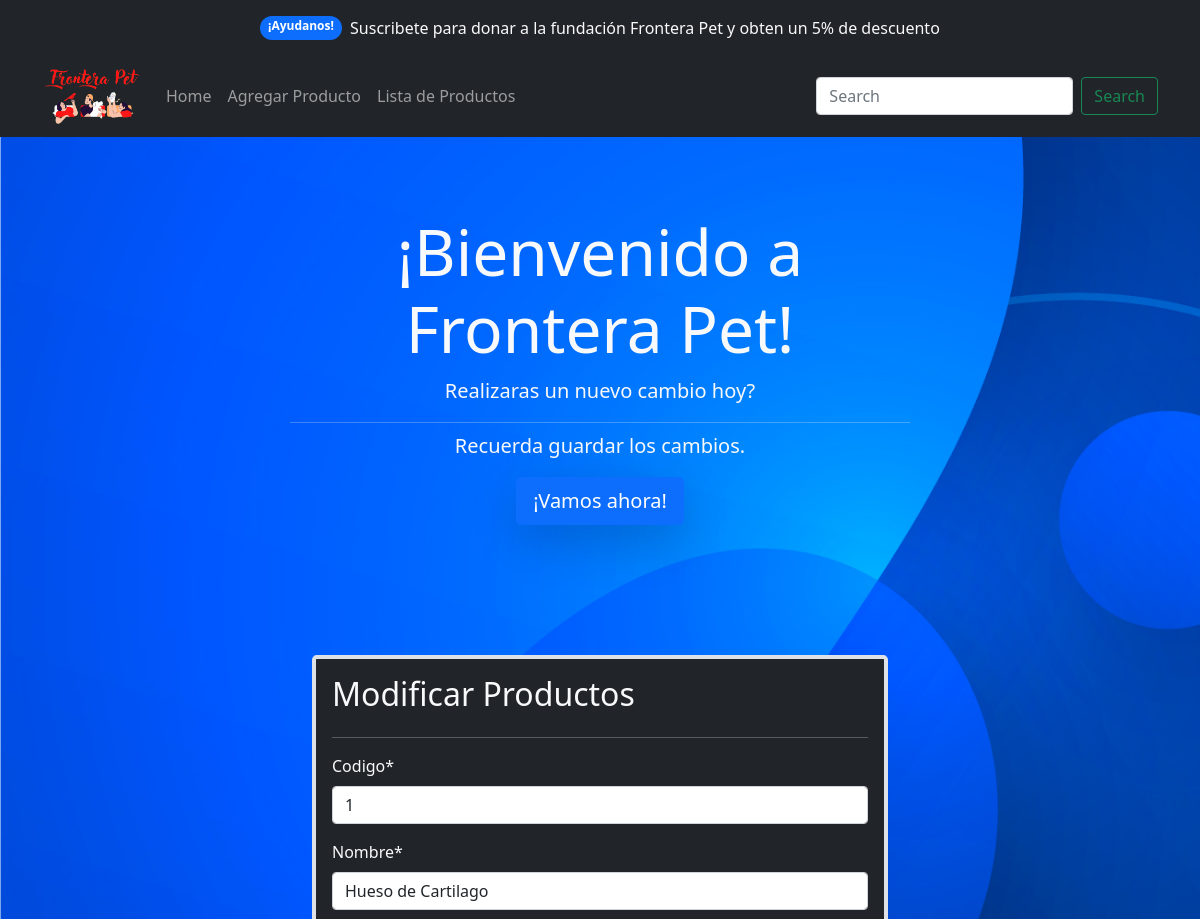
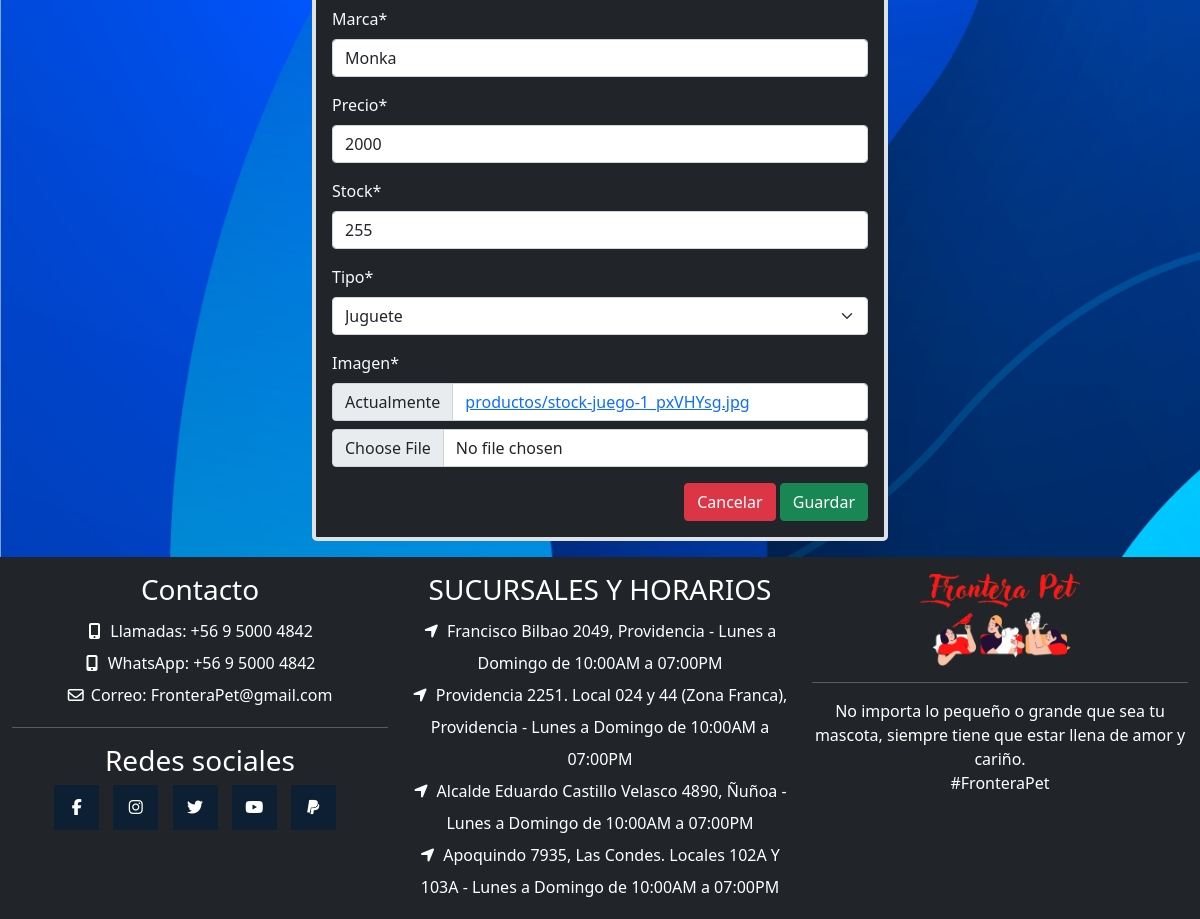
Page /modificarProducto/1/ on the committed database (2 pictures, top to bottom).
### app/models.py (models this page shows, shortened)
class Producto(models.Model):
    codigo = models.IntegerField(null=False,primary_key=True)
    nombre = models.CharField(max_length=60)
    marca = models.CharField(max_length=60)
    precio = models.IntegerField()
    stock = models.IntegerField()
    tipo = models.ForeignKey(TipoProducto, on_delete=models.CASCADE)
    imagen = models.ImageField(upload_to="productos", null=True)
    created_at = models.DateField(auto_now_add=True)
    update_at = models.DateField(auto_now=True)
    class Meta:
        db_table = 'db_Producto'

class TipoProducto(models.Model):
    tipo = models.CharField(max_length=60)
    def __str__(self):
        return self.tipo
    class Meta:
        db_table = 'db_tipo_Producto'

### app/views.py (the view)
# urls.py: path('modificarProducto/<codigo>/', modificarProducto, name='modificarProducto'),
def modificarProducto(request, codigo):
    producto = Producto.objects.get(codigo=codigo)
    datos = {
        'form' : ProductoForm(instance=producto)
    }
    if request.method == 'POST':
        formulario = ProductoForm(request.POST, files=request.FILES, instance=producto)
        if formulario.is_valid():
            formulario.save()
            datos['mensaje'] = "Producto modificado correctamente!"
            datos['form'] = formulario
    return render(request, 'app/productos/modificarProducto.html', datos)

### app/forms.py
class ProductoForm (forms.ModelForm):
    nombre = forms.CharField(min_length=10,max_length=20)
    precio = forms.IntegerField(min_value=400)
    class Meta:
        model = Producto
        fields = '__all__'

### app/templates/app/productos/modificarProducto.html (shortened to what this page needs)
{% extends 'app/base_admin.html' %}
{% load static %}
{% load crispy_forms_tags %}
{% block contenido %}
<div class="container-fluid">
    <div class="row">
        <div class="col-lg-12 mt-3 mb-3">
            <div class="row">
                <div class="col-12 col-md-6 offset-md-3">
                    <div class="card bg-dark text-light border border-4 rounded-3">
                        <div class="card-body">
                            <form action="" method="POST" enctype="multipart/form-data">
                                <div class="card bg-dark text-light" style="border: none;">
                                    <h2>Modificar Productos</h2>
                                    <hr>
                                    </div>
                                <table>
                                    {{ form | crispy }}
                                </table>
                                <div class="d-flex justify-content-end">
                                    <input type="reset" value="Cancelar" class="btn btn-danger">
                                    <input type="submit" value="Guardar" class="btn btn-success">
                                </div>
                            </form>
                        </div>
                    </div>
                </div>
            </div>
        </div>
    </div>
</div>
{% endblock %}

### app/static/app/css/style.css (style rules this page uses)
.bg-blue-ocean { background-attachment: fixed; background-image: url(../img/vectores/vector-blue-ocean.jpg); background-size: cover; }

### rows in the picture
Producto: codigo "1", nombre "Hueso de Cartilago", marca "Monka", precio "2000", stock "255"
TipoProducto: tipo "Juguete"
